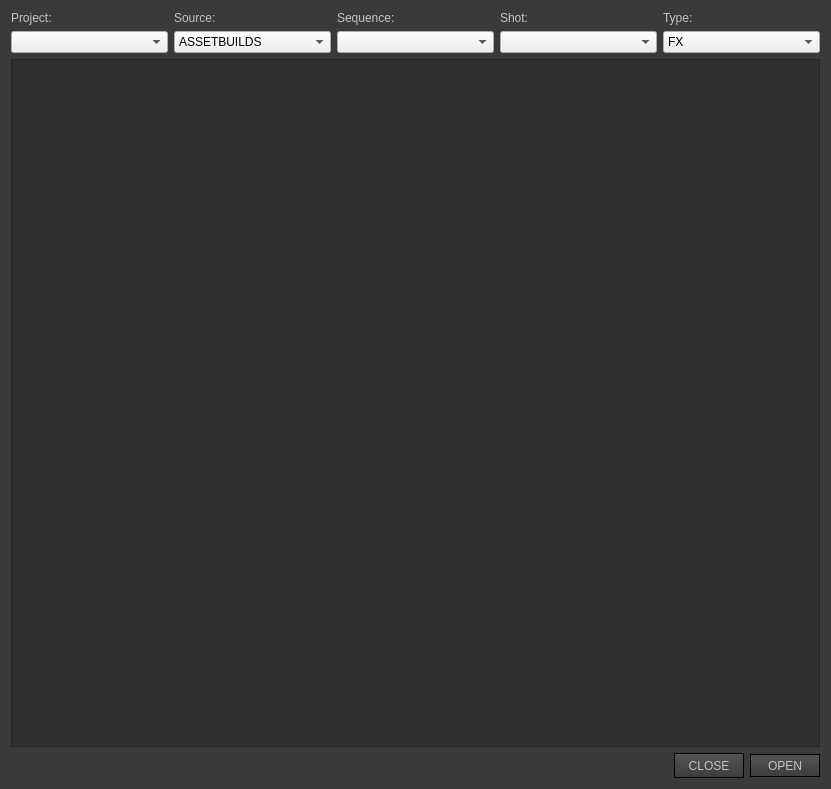
<?xml version="1.0" encoding="UTF-8"?>
<ui version="4.0">
 <class>FileManager</class>
 <widget class="QDialog" name="FileManager">
  <property name="enabled">
   <bool>true</bool>
  </property>
  <property name="geometry">
   <rect>
    <x>0</x>
    <y>0</y>
    <width>831</width>
    <height>789</height>
   </rect>
  </property>
  <property name="windowTitle">
   <string>File Manager</string>
  </property>
  <property name="styleSheet">
   <string notr="true">QDialog{
background:rgb(58,58,58);
}

QLabel{
color:rgb(196,196,196);
}

QListWidget{
background:rgb(48,48,48);
}

QPushButton{
background:qlineargradient(spread:pad, x1:1, y1:1, x2:1, y2:0, stop:0 rgba(60,60, 60, 255), stop:1 rgba(85, 85, 85, 255));
border:1px solid black;
color:rgb(196,196,196);
}

QPushButton:hover{
background:qlineargradient(spread:pad, x1:1, y1:1, x2:1, y2:0, stop:0 rgba(68,68, 68, 255), stop:1 rgba(93, 93, 93, 255));
border:1px solid black;
color:rgb(196,196,196);
}

QPushButton:pressed{
background:rgb(185,134,32);
border:1px solid black;
color:rgb(196,196,196);
}



</string>
  </property>
  <layout class="QVBoxLayout" name="vLayoutMain">
   <property name="spacing">
    <number>6</number>
   </property>
   <item>
    <layout class="QGridLayout" name="gridLayoutTop">
     <item row="0" column="0">
      <widget class="QLabel" name="label_project">
       <property name="font">
        <font>
         <pointsize>9</pointsize>
        </font>
       </property>
       <property name="text">
        <string>Project:</string>
       </property>
      </widget>
     </item>
     <item row="0" column="1">
      <widget class="QLabel" name="label_source">
       <property name="font">
        <font>
         <pointsize>9</pointsize>
        </font>
       </property>
       <property name="text">
        <string>Source:</string>
       </property>
      </widget>
     </item>
     <item row="0" column="2">
      <widget class="QLabel" name="label_sequence">
       <property name="font">
        <font>
         <pointsize>9</pointsize>
        </font>
       </property>
       <property name="text">
        <string>Sequence:</string>
       </property>
      </widget>
     </item>
     <item row="0" column="3">
      <widget class="QLabel" name="label_shot">
       <property name="font">
        <font>
         <pointsize>9</pointsize>
        </font>
       </property>
       <property name="text">
        <string>Shot:</string>
       </property>
      </widget>
     </item>
     <item row="0" column="4">
      <widget class="QLabel" name="label_type">
       <property name="font">
        <font>
         <pointsize>9</pointsize>
        </font>
       </property>
       <property name="text">
        <string>Type:</string>
       </property>
      </widget>
     </item>
     <item row="1" column="0">
      <widget class="QComboBox" name="cbox_project"/>
     </item>
     <item row="1" column="1">
      <widget class="QComboBox" name="cbox_source">
       <item>
        <property name="text">
         <string>ASSETBUILDS</string>
        </property>
       </item>
       <item>
        <property name="text">
         <string>SHOTS</string>
        </property>
       </item>
      </widget>
     </item>
     <item row="1" column="2">
      <widget class="QComboBox" name="cbox_sequence">
       <property name="enabled">
        <bool>true</bool>
       </property>
      </widget>
     </item>
     <item row="1" column="3">
      <widget class="QComboBox" name="cbox_shot">
       <property name="enabled">
        <bool>true</bool>
       </property>
      </widget>
     </item>
     <item row="1" column="4">
      <widget class="QComboBox" name="cbox_type">
       <item>
        <property name="text">
         <string>FX</string>
        </property>
       </item>
       <item>
        <property name="text">
         <string>LIGHTING</string>
        </property>
       </item>
       <item>
        <property name="text">
         <string>ANIMATION</string>
        </property>
       </item>
       <item>
        <property name="text">
         <string>MODELING</string>
        </property>
       </item>
      </widget>
     </item>
    </layout>
   </item>
   <item>
    <widget class="QListWidget" name="listWidget_files"/>
   </item>
   <item>
    <layout class="QHBoxLayout" name="hLayoutButtons">
     <property name="spacing">
      <number>6</number>
     </property>
     <item>
      <spacer name="horizontalSpacer">
       <property name="orientation">
        <enum>Qt::Horizontal</enum>
       </property>
       <property name="sizeHint" stdset="0">
        <size>
         <width>618</width>
         <height>20</height>
        </size>
       </property>
      </spacer>
     </item>
     <item>
      <widget class="QPushButton" name="pb_close">
       <property name="minimumSize">
        <size>
         <width>70</width>
         <height>25</height>
        </size>
       </property>
       <property name="text">
        <string>CLOSE</string>
       </property>
      </widget>
     </item>
     <item>
      <widget class="QPushButton" name="pb_open">
       <property name="minimumSize">
        <size>
         <width>70</width>
         <height>23</height>
        </size>
       </property>
       <property name="text">
        <string>OPEN</string>
       </property>
      </widget>
     </item>
    </layout>
   </item>
  </layout>
 </widget>
 <resources/>
 <connections/>
</ui>
